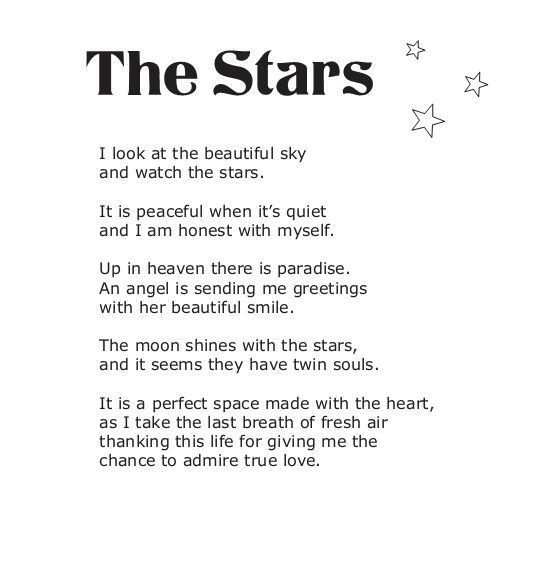
#> input picture 00af69e2180ec99677211a42d2eae237.jpg, 544 x 586 px; its folder holds only this picture in this run
$ python -i noise_adding.py   (imports and definitions only)
#> lines starting #> are read from the running program, lines starting #| are printed output that depends on the picture
import cv2
import os
import numpy as np
from PIL import Image
from PIL import ImageFilter
import io


# [55 lines of commented-out code are left out]

# [12 lines left out: function add_gaussian_noise, not called in this run]
import numpy as np
from PIL import Image

# [23 lines left out: function add_salt_pepper_noise, not called in this run]


def add_light_blur(img, radius=1):
    noisy_img = img.filter(ImageFilter.GaussianBlur(radius))

    if noisy_img.mode != 'L':
        noisy_img = noisy_img.convert('L')  # Ensure grayscale
    noisy_img = np.array(noisy_img)
    if noisy_img.ndim != 2:
        raise ValueError(f"Expected 2D grayscale image, got shape: {noisy_img.size}")
    noisy_img = Image.fromarray((noisy_img ).astype(np.uint8))
    return noisy_img.copy()


# [42 lines left out: functions add_jpeg_artifacts, add_gaussian_blur_opencv, add_motion_blur, not called in this run]
import random

# [5 lines left out: function add_random_blur, not called in this run]

>>> from PIL import Image
>>> picture = Image.open('../00af69e2180ec99677211a42d2eae237.jpg')
#> picture is the input picture: PIL image 544x586 RGB; mean R, G, B 243.6, 243.5, 243.5
>>> result = add_light_blur(picture)
#> in add_light_blur, `noisy_img = img.filter(ImageFilter.GaussianBlur(radius))`:
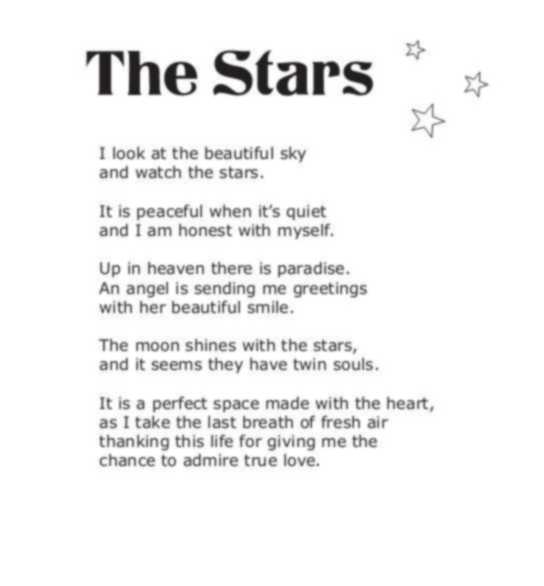
#> noisy_img: PIL image 544x586 RGB; mean R, G, B 243.5, 243.4, 243.4
